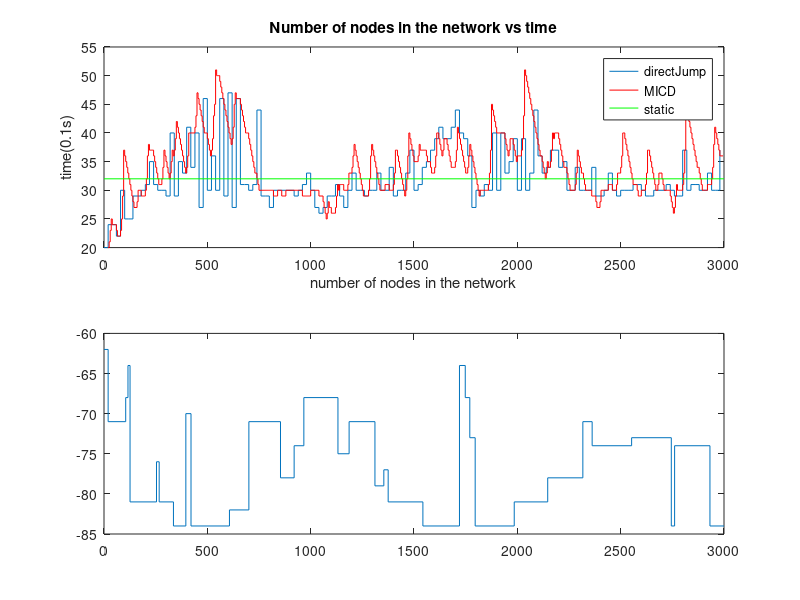

The MATLAB source for this figure:
figure(1);

subplot(2, 1, 1);
x=0:20:2980;
y=[20;
24;
24;
22;
30;
25;
25;
29;
29;
30;
31;
35;
31;
30;
30;
29;
40;
29;
35;
33;
41;
34;
40;
27;
46;
30;
36;
30;
46;
29;
47;
27;
46;
31;
31;
30;
31;
44;
29;
29;
27;
30;
30;
30;
30;
30;
29;
30;
31;
33;
30;
27;
26;
27;
29;
29;
31;
29;
27;
30;
33;
30;
30;
29;
30;
30;
33;
30;
30;
34;
29;
30;
30;
33;
37;
30;
31;
34;
35;
37;
39;
41;
39;
39;
41;
44;
40;
39;
36;
27;
30;
29;
31;
30;
40;
30;
40;
33;
35;
39;
30;
39;
30;
33;
44;
36;
33;
34;
37;
37;
34;
35;
30;
30;
34;
30;
30;
30;
34;
29;
29;
30;
33;
30;
29;
30;
30;
30;
31;
31;
30;
29;
29;
30;
30;
30;
31;
30;
29;
29;
37;
30;
31;
31;
30;
30;
33;
30;
30;
37;]';

stairs(x,y);

hold on;

x=20:5:2995;

y=[20
21
23
25
24
24
24
24
23
22
22
22
23
25
29
37
36
35
34
33
32
31
30
29
28
27
27
27
28
30
30
30
29
29
29
29
30
32
36
38
37
37
37
37
36
35
34
33
32
31
31
31
32
34
37
36
35
34
33
32
33
35
37
36
37
39
42
41
40
39
38
37
36
35
34
33
34
36
40
40
40
40
40
40
41
43
47
46
45
44
43
42
41
40
40
40
39
38
37
36
37
39
43
45
51
50
50
50
49
48
47
46
45
44
43
42
41
40
39
38
39
41
45
47
46
46
46
46
45
44
43
42
41
40
40
40
39
38
37
36
35
34
33
33
32
31
30
30
30
30
30
30
30
30
30
30
30
30
30
30
29
29
29
29
30
30
30
30
29
29
29
29
30
30
30
30
30
30
30
30
30
30
30
30
30
30
30
30
29
29
29
29
29
29
29
29
30
30
30
30
30
30
30
30
29
29
29
29
28
27
26
25
26
28
27
27
26
26
26
26
27
29
31
30
31
31
31
31
30
30
30
30
31
33
33
33
34
36
38
37
36
35
34
33
32
31
30
29
29
29
29
29
30
32
36
38
37
36
35
34
33
32
31
30
30
30
30
30
31
31
31
31
30
30
30
30
31
33
37
37
36
35
34
33
32
31
30
29
30
32
36
40
39
38
37
36
35
35
35
35
36
38
37
37
37
37
37
37
36
35
35
35
34
33
33
33
34
36
40
40
39
38
37
36
37
39
39
39
38
37
36
35
34
34
34
34
35
37
41
40
39
38
37
36
35
34
33
33
34
36
38
37
36
35
34
33
32
31
30
29
30
30
30
30
30
30
30
30
31
33
37
45
44
43
42
41
40
40
40
40
40
40
40
40
39
38
37
36
37
39
39
39
38
37
36
35
36
36
36
36
37
39
43
51
50
49
48
47
46
45
44
43
42
41
40
39
38
37
36
36
35
34
33
32
33
35
34
34
35
37
40
39
40
40
40
40
39
38
37
36
35
34
34
34
33
32
31
30
30
30
30
30
31
33
37
36
35
34
33
33
32
31
30
30
30
30
30
30
29
29
29
29
28
27
27
27
28
30
30
30
30
30
30
30
31
31
31
31
30
30
30
30
31
33
33
33
34
36
40
40
39
38
37
36
35
34
33
32
31
31
31
31
30
29
29
29
30
30
30
30
31
33
37
37
36
35
34
33
32
31
30
30
31
33
33
33
32
31
30
30
30
30
30
30
29
28
27
26
27
29
31
30
30
30
30
30
31
33
37
45
44
43
42
41
40
39
38
37
36
35
34
34
33
32
31
30
30
30
30
30
31
31
31
31
32
34
38
41
40
39
38
37
36
36
36
36];

stairs(x, y, 'Color', 'red');

hold on;

x=0:300:3000;
y=[32, 32, 32, 32, 32, 32, 32, 32, 32, 32, 32];

stairs(x, y, 'Color', 'green')

legend('directJump', 'MICD', 'static', 'location', 'northeast');
title('Number of nodes in the network vs time');
ylabel('time(0.1s)');
xlabel('number of nodes in the network');

subplot(2, 1, 2);

x=[0, 20, 105];
y=[-62, -71, -71];

x=[0
20
105
116
126
254
267
336
396
421
607
701
854
920
967
1132
1186
1311
1354
1375
1543
1720
1748
1770
1796
1985
2147
2317
2362
2553
2745
2761
2932
3000];

y=[-62
-71
-68
-64
-81
-76
-81
-84
-70
-84
-82
-71
-78
-74
-68
-75
-71
-79
-77
-81
-84
-64
-68
-73
-84
-81
-78
-71
-74
-73
-84
-74
-84
-84];
stairs(x, y);
